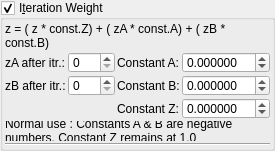
    <widget class="MyGroupBox" name="groupCheck_transf_function_enabled_false">
     <property name="title">
      <string>I&amp;teration Weight</string>
     </property>
     <property name="checkable">
      <bool>true</bool>
     </property>
     <layout class="QVBoxLayout" name="verticalLayout_20" stretch="0,0,0">
      <property name="spacing">
       <number>2</number>
      </property>
      <property name="leftMargin">
       <number>2</number>
      </property>
      <property name="topMargin">
       <number>2</number>
      </property>
      <property name="rightMargin">
       <number>2</number>
      </property>
      <property name="bottomMargin">
       <number>2</number>
      </property>
      <item>
       <widget class="QLabel" name="label_3">
        <property name="text">
         <string>z = ( z * const.Z) + ( zA * const.A) + ( zB * const.B)</string>
        </property>
        <property name="wordWrap">
         <bool>true</bool>
        </property>
       </widget>
      </item>
      <item>
       <layout class="QGridLayout" name="gridLayout_31" columnstretch="0,0,0,1">
        <property name="spacing">
         <number>2</number>
        </property>
        <item row="0" column="1">
         <widget class="MySpinBox" name="spinboxInt_transf_int_A">
          <property name="sizePolicy">
           <sizepolicy hsizetype="Minimum" vsizetype="Maximum">
            <horstretch>0</horstretch>
            <verstretch>0</verstretch>
           </sizepolicy>
          </property>
          <property name="minimum">
           <number>0</number>
          </property>
          <property name="maximum">
           <number>250</number>
          </property>
          <property name="value">
           <number>0</number>
          </property>
         </widget>
        </item>
        <item row="3" column="0" colspan="4">
         <widget class="QLabel" name="label">
          <property name="text">
           <string>Normal use : Constants A &amp; B are negative numbers, Constant Z remains at 1.0</string>
          </property>
          <property name="wordWrap">
           <bool>true</bool>
          </property>
         </widget>
        </item>
        <item row="0" column="2">
         <widget class="QLabel" name="label_39">
          <property name="text">
           <string>Constant A:</string>
          </property>
         </widget>
        </item>
        <item row="1" column="2">
         <widget class="QLabel" name="label_43">
          <property name="text">
           <string>Constant B:</string>
          </property>
         </widget>
        </item>
        <item row="1" column="3">
         <widget class="MyDoubleSpinBox" name="spinbox_transf_offset_0">
          <property name="sizePolicy">
           <sizepolicy hsizetype="Minimum" vsizetype="Maximum">
            <horstretch>0</horstretch>
            <verstretch>0</verstretch>
           </sizepolicy>
          </property>
          <property name="prefix">
           <string/>
          </property>
          <property name="suffix">
           <string/>
          </property>
          <property name="decimals">
           <number>6</number>
          </property>
          <property name="minimum">
           <double>-99.989999999999995</double>
          </property>
          <property name="maximum">
           <double>99.989999999999995</double>
          </property>
          <property name="singleStep">
           <double>0.100000000000000</double>
          </property>
         </widget>
        </item>
        <item row="2" column="3">
         <widget class="MyDoubleSpinBox" name="spinbox_transf_scale_1">
          <property name="sizePolicy">
           <sizepolicy hsizetype="Minimum" vsizetype="Maximum">
            <horstretch>0</horstretch>
            <verstretch>0</verstretch>
           </sizepolicy>
          </property>
          <property name="prefix">
           <string/>
          </property>
          <property name="suffix">
           <string/>
          </property>
          <property name="decimals">
           <number>6</number>
          </property>
          <property name="minimum">
           <double>-99.989999999999995</double>
          </property>
          <property name="maximum">
           <double>99.989999999999995</double>
          </property>
          <property name="singleStep">
           <double>0.100000000000000</double>
          </property>
         </widget>
        </item>
        <item row="0" column="0">
         <widget class="QLabel" name="label_76">
          <property name="text">
           <string>zA after itr.:</string>
          </property>
         </widget>
        </item>
        <item row="1" column="1">
         <widget class="MySpinBox" name="spinboxInt_transf_int_B">
          <property name="sizePolicy">
           <sizepolicy hsizetype="Minimum" vsizetype="Maximum">
            <horstretch>0</horstretch>
            <verstretch>0</verstretch>
           </sizepolicy>
          </property>
          <property name="maximum">
           <number>250</number>
          </property>
         </widget>
        </item>
        <item row="0" column="3">
         <widget class="MyDoubleSpinBox" name="spinbox_transf_offset">
          <property name="sizePolicy">
           <sizepolicy hsizetype="Minimum" vsizetype="Maximum">
            <horstretch>0</horstretch>
            <verstretch>0</verstretch>
           </sizepolicy>
          </property>
          <property name="prefix">
           <string/>
          </property>
          <property name="suffix">
           <string/>
          </property>
          <property name="decimals">
           <number>6</number>
          </property>
          <property name="minimum">
           <double>-99.989999999999995</double>
          </property>
          <property name="maximum">
           <double>99.989999999999995</double>
          </property>
          <property name="singleStep">
           <double>0.100000000000000</double>
          </property>
         </widget>
        </item>
        <item row="1" column="0">
         <widget class="QLabel" name="label_77">
          <property name="text">
           <string>zB after itr.:</string>
          </property>
         </widget>
        </item>
        <item row="2" column="2">
         <widget class="QLabel" name="label_63">
          <property name="text">
           <string>Constant Z:</string>
          </property>
         </widget>
        </item>
       </layout>
      </item>
      <item>
       <widget class="Line" name="line_8">
        <property name="orientation">
         <enum>Qt::Horizontal</enum>
        </property>
       </widget>
      </item>
     </layout>
    </widget>
